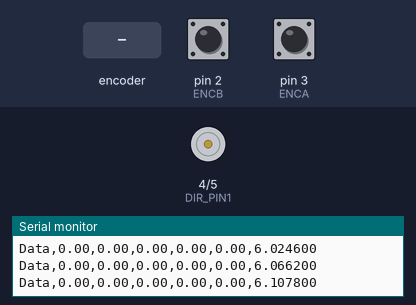
This sketch was run on a simulated Arduino Uno, built with avr-gcc and run on an emulated ATmega328P. On the bench: motor-driver pin pairs drawn as motors (green arrow = first pin HIGH = forward, orange = second pin HIGH = backward, longer = more drive, scaled by the enable pin), the last lines printed to the serial monitor. The test bench sets the inputs (shaded band); at power-on: pin 2 (ENCB) HIGH, pin 3 (ENCA) HIGH.

Above: at 6.2 s.
6.3 s: rotary encoder on pin 3 (ENCA) / pin 2 (ENCB) turned 3 steps (first pin leading)
9.3 s: rotary encoder on pin 3 (ENCA) / pin 2 (ENCB) turned 3 steps (first pin leading)
At 11.57 s:
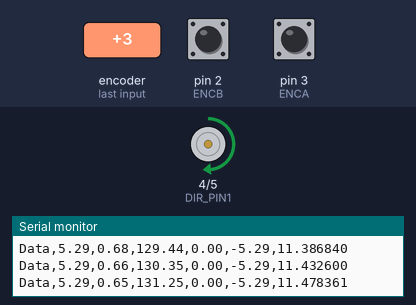
12.3 s: rotary encoder on pin 3 (ENCA) / pin 2 (ENCB) turned 3 steps (first pin leading)
At 18.8 s:
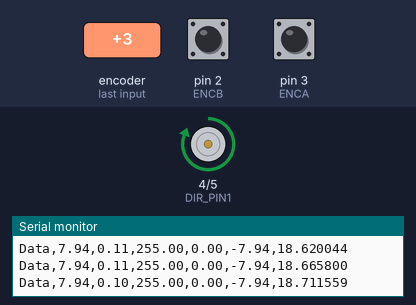
Timing chart, 0 to 20.3 s (numbered marks = the images above; inputs shaded):
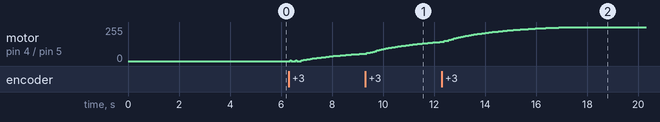

The sketch:

ControlFinal.ino
```cpp
#include <util/atomic.h>

#define ENCA 3      //Pin de Encoder A motor
#define ENCB 2      //Pin de Encoder B motor
#define PWM_PIN 6   //Pin de PWM del motor
#define DIR_PIN1 4  //Pin de dirección del motor
#define DIR_PIN2 5  //Pin de dirección del motor

#define PULSE_PIN 19   // Pin de interrupción para el pulso
#define VALUE_PIN 18   // Pin para leer el valor (0 o 1)

//Varoables para controlador
volatile long posi = 0;
volatile unsigned long prevT = 0;
volatile long posPrev = 0;
float setpoint_angle = 0.0; // Ángulo deseado inicial
float previous_angle_error = 0.0;
float velocity_setpoint = 0.0;
float previous_velocity_error = 0.0;
float velocity_integral = 0.0;
const float pulses_per_degree = 408.0 / 360.0;
const float pulses_per_rev = 408;
const float max_velocity_rpm = 130.0;

float Kp = 0.01;
float Ki = 30;
float Kd = 0.01;

volatile bool new_setpoint = false; // Flag para indicar un nuevo setpoint
volatile unsigned long timer_start = 0;

void setup() {
  Serial.begin(9600);
  pinMode(ENCA, INPUT);
  pinMode(ENCB, INPUT);
  pinMode(DIR_PIN1, OUTPUT);
  pinMode(DIR_PIN2, OUTPUT);
  pinMode(PWM_PIN, OUTPUT);
  pinMode(PULSE_PIN, INPUT_PULLUP);
  pinMode(VALUE_PIN, INPUT);

  attachInterrupt(digitalPinToInterrupt(ENCA), readEncoder, RISING);
  attachInterrupt(digitalPinToInterrupt(PULSE_PIN), handlePulse, FALLING);

  prevT = micros();
  setMotorDirection(true);

  // Variables para timer de interrupciones
  noInterrupts();
  TCCR1A = 0;
  TCCR1B = (1 << WGM12) | (1 << CS12) | (1 << CS10);
  TIMSK1 = (1 << OCIE1A);
  OCR1A = 7812;
  interrupts();
  delay(5000);
}

void loop() {
  unsigned long currT = micros();
  float deltaT = (currT - prevT) / 1000000.0;
  if (deltaT <= 0.0) return;

  long pos;
  ATOMIC_BLOCK(ATOMIC_RESTORESTATE) {
    pos = posi;
  }

  //Calcular error angular
  float angle_deg = pos / pulses_per_degree;
  float angle_error = setpoint_angle - angle_deg;
  //Definir set point de velocidad
  velocity_setpoint = (angle_error - previous_angle_error) / deltaT;
  previous_angle_error = angle_error;

  const float alpha = 0.02;
  static float smoothed_velocity_setpoint = 0;
  smoothed_velocity_setpoint = alpha * velocity_setpoint + (1 - alpha) * smoothed_velocity_setpoint;

  if (smoothed_velocity_setpoint > max_velocity_rpm) {
    smoothed_velocity_setpoint = max_velocity_rpm;
  } else if (smoothed_velocity_setpoint < -max_velocity_rpm) {
    smoothed_velocity_setpoint = -max_velocity_rpm;
  }

  //Calcular velocidad real y error de velocidad
  float velocity = ((float)(pos - posPrev)) / deltaT / pulses_per_rev * 60.0;
  float velocity_error = smoothed_velocity_setpoint - velocity;
  //Elementos derivados e integrales de la velocidad
  float velocity_derivative = (velocity_error - previous_velocity_error) / deltaT;
  velocity_integral += velocity_error * deltaT;
  velocity_integral = constrain(velocity_integral, -255 / Ki, 255 / Ki);
  //Calcular salida PWM
  float output = Kp * velocity_error + Ki * velocity_integral + Kd * velocity_derivative;
  output = constrain(output, -255, 255);
  if (angle_error > 0) {
    setMotorDirection(true);
  } else {
    setMotorDirection(false);
  }

  analogWrite(PWM_PIN, abs(output));
  //Análisis de datos
  Serial.print("Data,");
  Serial.print(angle_error);
  Serial.print(',');
  Serial.print(smoothed_velocity_setpoint);
  Serial.print(',');
  Serial.print(output);
  Serial.print(',');
  Serial.print(velocity);
  Serial.print(',');
  Serial.print(angle_deg);
  Serial.print(',');
  Serial.println(currT / 1000000.0, 6);

  previous_velocity_error = velocity_error;
  posPrev = pos;
  prevT = currT;
  //Criterio para dejar de suministrar energía al motor
  if (abs(angle_error) <= 2.0) {
    analogWrite(PWM_PIN, 0);
    velocity_integral = 0;
  } else {
    analogWrite(PWM_PIN, abs(output));
  }
  delay(10);
}

void readEncoder() { //Lectura de pulsos del encoder
  int b = digitalRead(ENCB);
  if (b > 0) {
    posi++;
  } else {
    posi--;
  }
}

void setMotorDirection(bool direction) { //Indicar dirección de motor
  if (direction) {
    digitalWrite(DIR_PIN1, HIGH);
    digitalWrite(DIR_PIN2, LOW);
  } else {
    digitalWrite(DIR_PIN1, LOW);
    digitalWrite(DIR_PIN2, HIGH);
  }
}

void handlePulse() { //Mapeo de señal de Raspberry Pi a grados
  int value = digitalRead(VALUE_PIN);
  if (value == HIGH) {
    setpoint_angle = 90.0;
  } else {
    setpoint_angle = -90.0;
  }
  new_setpoint = true;
  timer_start = millis();
}

// Interrupción del Timer1
ISR(TIMER1_COMPA_vect) {
  if (new_setpoint && millis() - timer_start >= 1000) {
    setpoint_angle = 0.0;
    new_setpoint = false;
  }
}
```
